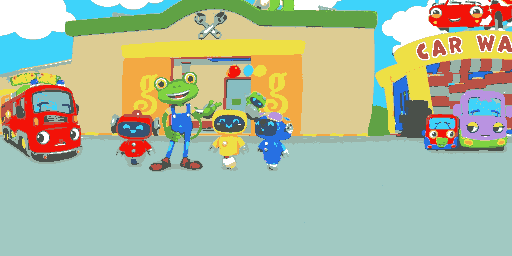

Tiled map render using the project's own tile images. Description and the map definition, with tile-layer contents summarised, below:
An orthogonal 64x32 tile map with 8x8 px tiles, 1 tile layer (Calque de Tuiles 1).

<map version="1.10" tiledversion="1.10.2" orientation="orthogonal" renderorder="right-down" width="64" height="32" tilewidth="8" tileheight="8" infinite="0" nextlayerid="2" nextobjectid="1">
 <tileset firstgid="1" source="background.tsx" />
 <layer id="1" name="Calque de Tuiles 1" width="64" height="32">
  <data>[2048 cells, 2048 non-empty, 2048 distinct tile ids]</data>
 </layer>
</map>